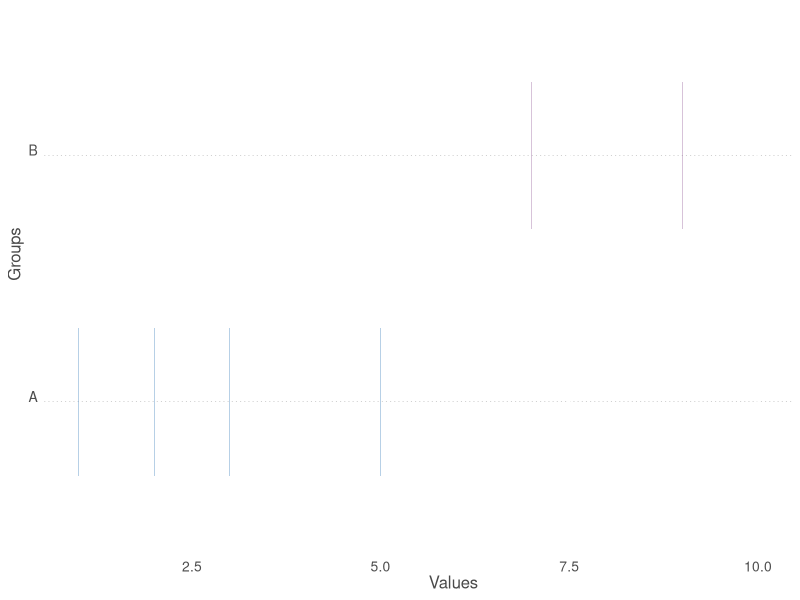

This chart was generated by the following R code:
#############
library(magrittr)
library(ggplot2)
library(scales)
library(ggpubr)

purples <- c(
  "Purple" = "#8d5393",
  "Lavender" = "#b37ab5",
  "Gray" = "#BDBDBD"
)
reds <- c(
  "Peach" = "#f69788",
  "Guava" = "#c16177",
  "Pinot" = "#91425d"
)

blues <- c(
  "Teal" = "#17a2b8",
  "Blue" = "#337ab7",
  "Gray" = "#BDBDBD"
)

grays <-
  c(
    "Dark Gray" = "#58595b",
    "Gray" = "#BDBDBD",
    "Light Gray" = "#9f9f9f"
  )

allcolors <- c(
  "Purple" = "#8d5393",
  "Lavender" = "#b37ab5",
  "Gray" = "#BDBDBD",
  "Peach" = "#f69788",
  "Guava" = "#c16177",
  "Pinot" = "#91425d",
  "Teal" = "#17a2b8",
  "Blue" = "#337ab7",
  "Dark Gray" = "#58595b",
  "Light Gray" = "#9f9f9f"
)

purples_grays_blues <- c(
  "Purple" = "#8d5393",
  "Lavender" = "#b37ab5",
  "Gray" = "#BDBDBD",
  "Teal" = "#17a2b8",
  "Blue" = "#337ab7"
)

purples_blues <- c(
  "Purple" = "#8d5393",
  "Lavender" = "#b37ab5",
  "Teal" = "#17a2b8",
  "Blue" = "#337ab7"
)
purples_grays <- c(
  "Purple" = "#8d5393",
  "Lavender" = "#b37ab5",
  "Gray" = "#BDBDBD",
  "Light Gray" = "#9f9f9f"
)


envisagenics_palettes <-
  list(
    purples,
    reds,
    blues,
    grays,
    purples_grays_blues,
    purples_blues,
    purples_grays,
    allcolors
  )

names(envisagenics_palettes) <-
  c(
    "purples",
    "reds",
    "blues",
    "grays",
    "purples_grays_blues",
    "purples_blues",
    "purples_grays",
    "allcolors"
  )

rm(
  purples,
  reds,
  blues,
  grays,
  purples_grays_blues,
  purples_blues,
  purples_grays,
  allcolors
)


envisagenics_cols <- function(...) {
  cols <- c(...)

  if (is.null(cols))
    return (envisagenics_palettes)

  envisagenics_palettes[cols]
}

envisagenics_pal <-
  function(palette = "purples",
           reverse = FALSE,
           ...) {
    pal <- envisagenics_palettes[[palette]]

    if (reverse)
      pal <- rev(pal)

    colorRampPalette(pal, ...)
  }

#' Color scale constructor for envisagenics colors
scale_color_envisagenics <-
  function(palette = "purples",
           discrete = TRUE,
           reverse = FALSE,
           ...) {
    pal <- envisagenics_pal(palette = palette, reverse = reverse)

    if (discrete) {
      discrete_scale("color", paste0("envisagenics_", palette), palette = pal, ...)
    } else {
      scale_color_gradientn(colours = pal(256), ...)
    }
  }

#' Fill scale constructor for envisagenics colors
scale_fill_envisagenics <-
  function(palette = "purples",
           discrete = TRUE,
           reverse = FALSE,
           ...) {
    pal <- envisagenics_pal(palette = palette, reverse = reverse)

    if (discrete) {
      discrete_scale("fill", paste0("envisagenics_", palette), palette = pal, ...)
    } else {
      scale_fill_gradient(colours = pal(256), ...)
    }
  }

##%######################################################%##
#                                                          #
####                    Custom theme                    ####
#                                                          #
##%######################################################%##


theme_envisagenics <- theme_get()
theme_envisagenics <- theme_replace() + theme_pubclean()
theme_envisagenics <- theme_replace() +
  theme(
    plot.subtitle = element_text(colour = NA, family = "Helvetica"),
    plot.caption = element_text(colour = NA, family = "Helvetica",
                                hjust = 0),
    axis.line = element_blank(),
    axis.ticks = element_blank(),
    panel.grid.major.y = element_line(linetype = "dashed", size = 0.1, color = "gray29"),
    panel.grid.minor = element_line(colour = NA,
                                    size = 0),
    axis.title = element_text(family = "Helvetica",
                              size = 12,
                              colour = "gray29",
                              hjust = 0.55
    ),
    axis.text = element_text(size = 10, family = "Helvetica"),
    axis.text.x = element_text(size = 10,
                               vjust = 0, family = "Helvetica"),
    axis.text.y = element_text(size = 10,
                               vjust = 0, family = "Helvetica"),
    plot.title = element_text(
      size = 12,
      colour = "gray29",
      vjust = 0, family = "Helvetica"
    ),
    legend.text = element_text(colour = "gray29", family = "Helvetica"),
    legend.title = element_blank(),
    panel.background = element_blank(),
    plot.background = element_blank(),
    legend.key = element_rect(colour = NA),
    legend.background = element_rect(fill = NA),
    strip.background = element_blank(),
    strip.text.x = element_text(colour = "gray29", family = "Helvetica")
  )
theme_set(theme_envisagenics)
##########################

values <- seq(1:10)
groups <- c(rep("A", 5), rep("B", 5)) %>% as.factor()
df <- cbind.data.frame(groups, values)

stripdist_plot <- ggplot(data = df) +
  aes(y = values, x = groups, fill = groups) +
  geom_tile(alpha = 0.35, na.rm = TRUE, show.legend = FALSE, width = 0.6, height = 0.01, stat = "identity", position = "identity") +
  scale_fill_envisagenics(palette = "purples_grays_blues", reverse = TRUE) +
  scale_color_envisagenics(palette = "purples_grays_blues", reverse = TRUE) +
  theme_set(theme_envisagenics) +
  coord_flip() +
  theme(
    legend.position = "none",
    axis.line = element_blank(), axis.ticks = element_blank(), panel.grid.major.y = element_line(linetype = "dotted", color = "gray29", size = 0.1)
  ) +
  labs(x = "Groups", y = "Values")
  # stat_compare_means(method = "kruskal.test", label = "p.format", label.x.npc = "right", label.y.npc = "top", position = position_nudge(x = 0.45, y = -0.8), color = "gray29", size = 3.5)

stripdist_plot

